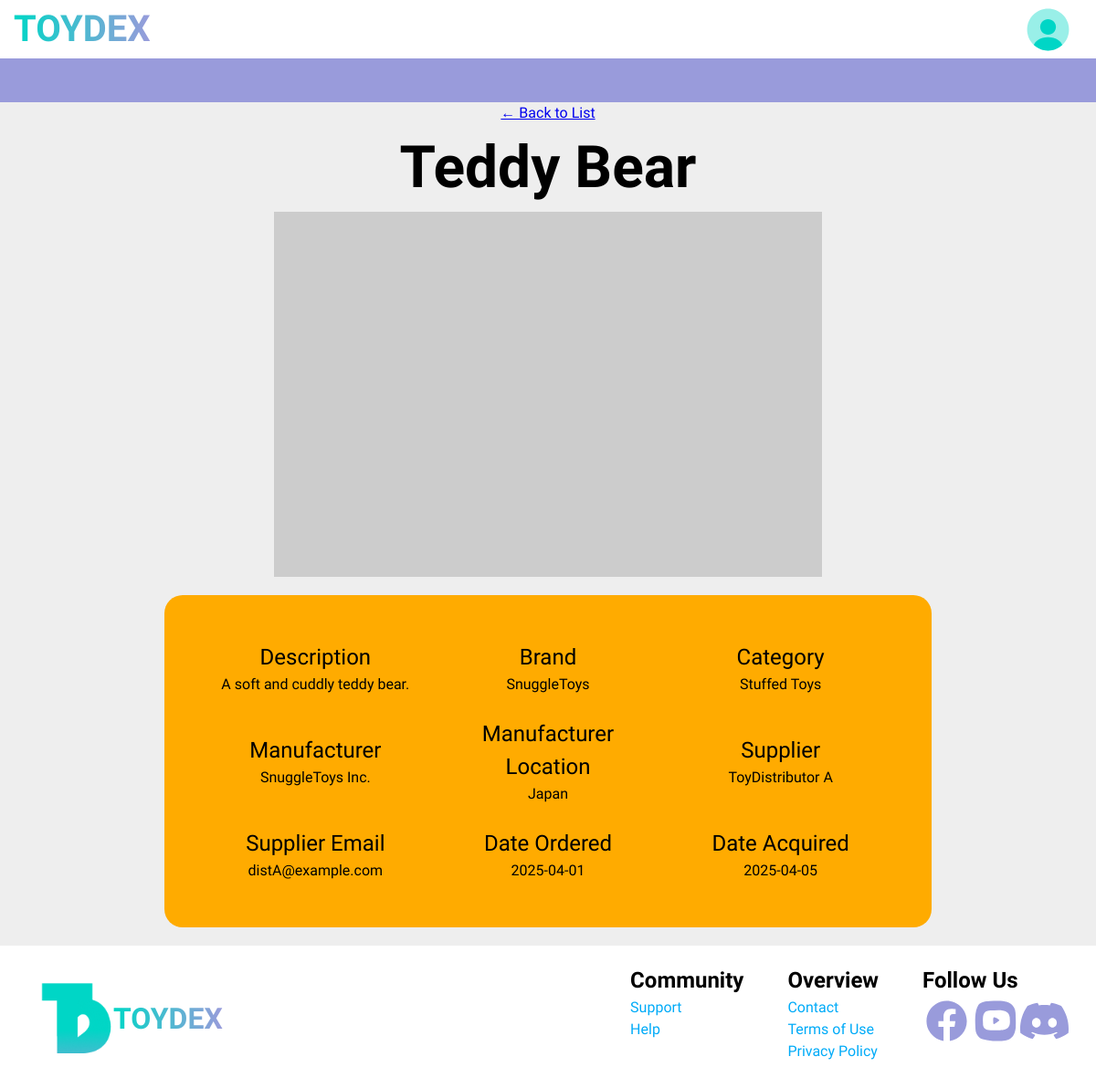
The page /viewItem.php?item_id=1 on the database its author committed.
### tables this page shows
CREATE TABLE `toyitem` (
  `item_id` int(11) NOT NULL,
  `name` varchar(100) NOT NULL,
  `description` text DEFAULT NULL,
  `brand` varchar(100) DEFAULT NULL,
  `category` varchar(100) DEFAULT NULL
);

CREATE TABLE `manufacturer` (
  `manufacturer_id` int(11) NOT NULL,
  `manufacturer_name` varchar(100) NOT NULL,
  `location` varchar(100) NOT NULL
);

CREATE TABLE `supplier` (
  `supplier_id` int(11) NOT NULL,
  `supplier_name` varchar(100) NOT NULL,
  `email` varchar(100) DEFAULT NULL
);

CREATE TABLE `purchaseathrough` (
  `item_id` int(11) NOT NULL,
  `supplier_id` int(11) NOT NULL,
  `date_ordered` date DEFAULT NULL,
  `date_acquired` date DEFAULT NULL
);

### viewItem.php (the view, shortened to what this page needs)
<?php
include 'DBConnector.php';
    $item_id = (int) $_GET['item_id'];
    $sql = "SELECT * FROM has, manufacturer, manufactures, provides, purchaseathrough, supplier, toyimage, toyitem WHERE toyitem.item_id = ?";
    $stmt = $conn->prepare($sql);
    $stmt->bind_param("i", $item_id);
    $stmt->execute();
    $result = $stmt->get_result();
    $row = $result->fetch_assoc();
?>
        <!DOCTYPE html>
        <html lang="en">
        <head>
            <link rel="stylesheet" href="styles.css">
        </head>
        <body>
            <section class="home">
                <header>
                    <div class="main-header">
                        <h1 class="toydex-logo">TOYDEX</h1>
                        <nav>
                            <ul>
                                <li><a href="#"><img src="images/profile-circle-svgrepo-com.svg" alt="view"></a></li>
                            </ul>
                        </nav>
                    </div>
                    <div class="divider"></div>
                </header>
            <div class="view-container">
                <a href="home.php">← Back to List</a>
                <div class=details-header>
                    <h1><?= htmlspecialchars($row['name']) ?></h1>
                    <img src="<?= htmlspecialchars($row['image_url']) ?>" alt="<?= htmlspecialchars($row['name']) ?>">
                </div>
                <div class="details">
                    <div class="detail1">
                        <label>Description</label>
                        <p><?= nl2br(htmlspecialchars($row['description'])) ?></p>
                    </div>
                    <div class="detail2">
                        <label>Brand</label>
                        <p><?= htmlspecialchars($row['brand']) ?></p>
                    </div>
                    <div class="detail3">
                        <label>Category</label>
                        <p><?= htmlspecialchars($row['category']) ?></p>
                    </div>
                    <div class="detail4">
                        <label>Manufacturer</label>
                        <p><?=htmlspecialchars($row['manufacturer_name']) ?></p>
                    </div>
                    <div class="detail5">
                        <label>Manufacturer Location</label>
                        <p><?=htmlspecialchars($row['location']) ?></p>
                    </div>
                    <div class="detail7">
                        <label>Supplier</label>
                        <p><?=htmlspecialchars($row['supplier_name']) ?></p>
                    </div>
                    <div class="detail8">
                        <label>Supplier Email</label>
                        <p><?=htmlspecialchars($row['email']) ?></p>
                    </div>
                    <div class="detail9">
                        <label>Date Ordered</label>
                        <p><?=htmlspecialchars($row['date_ordered']) ?></p>
                    </div>
                    <div class="detail10">
                        <label>Date Acquired</label>
                        <p><?=htmlspecialchars($row['date_acquired']) ?></p>
                    </div>
                </div>
            </section>
            <footer>
                <div class="logo">
                    <img src="images/logo.png">
                    <h1>TOYDEX</h1>
                </div>
                <div class="labels">
                    <div class="label">
                        <h2>Community</h2>
                        <a href="#">Support</a>
                        <a href="#">Help</a>
                    </div>
                    <div class="label">
                        <h2>Overview</h2>
                        <a href="#">Contact</a>
                        <a href="#">Terms of Use</a>
                        <a href="#">Privacy Policy</a>
                    </div>
                    <div class="label">
                        <h2>Follow Us</h2>
                        <div class="icons">
                            <a href="#"><img src="images/facebook-svgrepo-com.svg"></a>
                            <a href="#"><img src="images/youtube-svgrepo-com.svg"></a>
                            <a href="#"><img src="images/discord-fill-svgrepo-com.svg"></a>
                        </div>
                    </div>
                </div>
            </footer>
        </body>
        </html>

### styles.css (style rules this page uses)
*, *::before, *::after { box-sizing: border-box; }
* { margin: 0; }
@media (prefers-reduced-motion: no-preference) { html { interpolate-size: allow-keywords; } }
body { line-height: 1.5; -webkit-font-smoothing: antialiased; }
img, picture, video, canvas, svg { display: block; max-width: 100%; }
p, h1, h2, h3, h4, h5, h6 { overflow-wrap: break-word; }
p { text-wrap: pretty; }
h1, h2, h3, h4, h5, h6 { text-wrap: balance; }
:root { --purple: #999BDB; --green: #00D6C6; --dark-green: #00a99e; --pink: #FF618C; --blue: #00ABF8; --yellow: #FFAB00; --orange: #FF7358; --black: #000000; --grey: #BBBBBB; --light-grey: #EEEEEE; }
body { font-family: "Luckiest Guy", cursive; margin: 0; }
header { display: flex; flex-direction: column; position: sticky; top: 0; z-index: 10; }
.home header .main-header { display: flex; justify-content: space-between; padding: 20px 15px 20px 15px; top: 0; height: 4rem; align-items: center; background-color: white; }
.home header .main-header h1 { background: linear-gradient(to right, var(--green), var(--purple)); -webkit-background-clip: text; background-clip: text; color: transparent; font-size: 2.5rem; }
.home header .main-header nav { display: flex; list-style: none; justify-content: space-between; top: 0; }
.home header .main-header nav ul { display: flex; list-style: none; gap: 0.5rem; margin: 0; overflow: hidden; padding: 10px; }
.home header .main-header nav ul li { transition: .3s ease; }
.home header .main-header nav ul li a { display: block; text-decoration: none; }
.home header .main-header nav ul li a img { width: 55px; height: 55px; }
.home header .divider { height: 3rem; background-color: var(--purple); }
.view-container { display: flex; flex-direction: column; align-items: center; justify-content: center; background-color: var(--light-grey); }
.view-container .details-header { width: 50%; }
.view-container .details-header h1 { font-size: 4rem; text-align: center; }
.view-container .details { background-color: var(--yellow); width: 70%; border-radius: 20px; padding: 50px; margin: 20px; display: grid; grid-template-columns: repeat(3, 1fr); gap: 1.5rem; align-items: center; text-align: center; }
.view-container .details label { font-size: 1.5rem; }
.view-container .details p { font-family: Manjari; }
footer { display: flex; padding: 20px; justify-content: space-between; height: 20vh; flex-direction: row; }
footer .logo { display: flex; align-items: center; padding: 1.5rem; }
footer .logo img { width: 80px; }
footer .logo h1 { background: linear-gradient(to right, var(--green), var(--purple)); -webkit-background-clip: text; background-clip: text; color: transparent; font-size: 2rem; }
footer .labels { display: flex; gap: 3rem; padding-right: 10px; }
footer .labels .label { display: flex; flex-direction: column; }
footer .labels .label a { font-family: Manjari, sans-serif; color: var(--blue); text-decoration: none; }
footer .labels .label .icons { display: flex; }
footer .labels .label .icons { width: 10rem; }

### rows shown on the page
toyitem: name "Teddy Bear", description "A soft and cuddly teddy bear.", brand "SnuggleToys", category "Stuffed Toys"
manufacturer: manufacturer_name "SnuggleToys Inc.", location "Japan"
supplier: supplier_name "ToyDistributor A", email "distA@example.com"
purchaseathrough: date_ordered "2025-04-01", date_acquired "2025-04-05"
